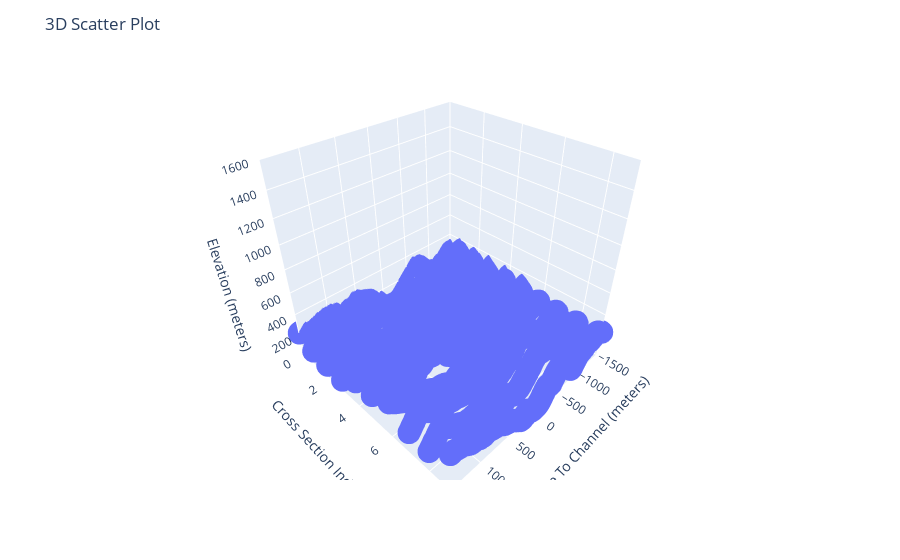

Notebook code cell kept with this figure:
### Code cell
import plotly.express as px

# Create a 3D scatter plot
fig = px.scatter_3d(df, x='alpha', y='cross_section_index', z='elevations')

# Customize the plot (optional)
fig.update_layout(
    scene=dict(
        xaxis_title='Distance To Channel (meters)',
        yaxis_title='Cross Section Index',
        zaxis_title='Elevation (meters)',
        xaxis_range=[-1500, 1500],  # Set the range for the X-axis
        yaxis_range=[0, 9],  # Set the range for the Y-axis
        zaxis_range=[0, 1600]  # Set the range for the Z-axis
    ),
    title='3D Scatter Plot'
)

# Show the plot
fig.show()

### Figure 1 — Plotly figure (JSON) as saved in the notebook; plotly's stock layout.template omitted (floating-point values rounded to 4 significant figures; data arrays with more than 128 entries replaced by an {"elided": "..."} marker saying what was removed)
{"data": [{"hovertemplate": "alpha=%{x}<br>cross_section_index=%{y}<br>elevations=%{z}<extra></extra>", "legendgroup": "", "marker": {"color": "#636efa", "symbol": "circle"}, "mode": "markers", "name": "", "scene": "scene", "showlegend": false, "type": "scatter3d", "x": {"elided": "1520 int values"}, "y": {"elided": "1520 int values"}, "z": {"elided": "1520 float values"}}], "layout": {"legend": {"tracegroupgap": 0}, "margin": {"t": 60}, "scene": {"domain": {"x": [0, 1], "y": [0, 1]}, "xaxis": {"range": [-1500, 1500], "title": {"text": "Distance To Channel (meters)"}}, "yaxis": {"range": [0, 9], "title": {"text": "Cross Section Index"}}, "zaxis": {"range": [0, 1600], "title": {"text": "Elevation (meters)"}}}, "title": {"text": "3D Scatter Plot"}}}
